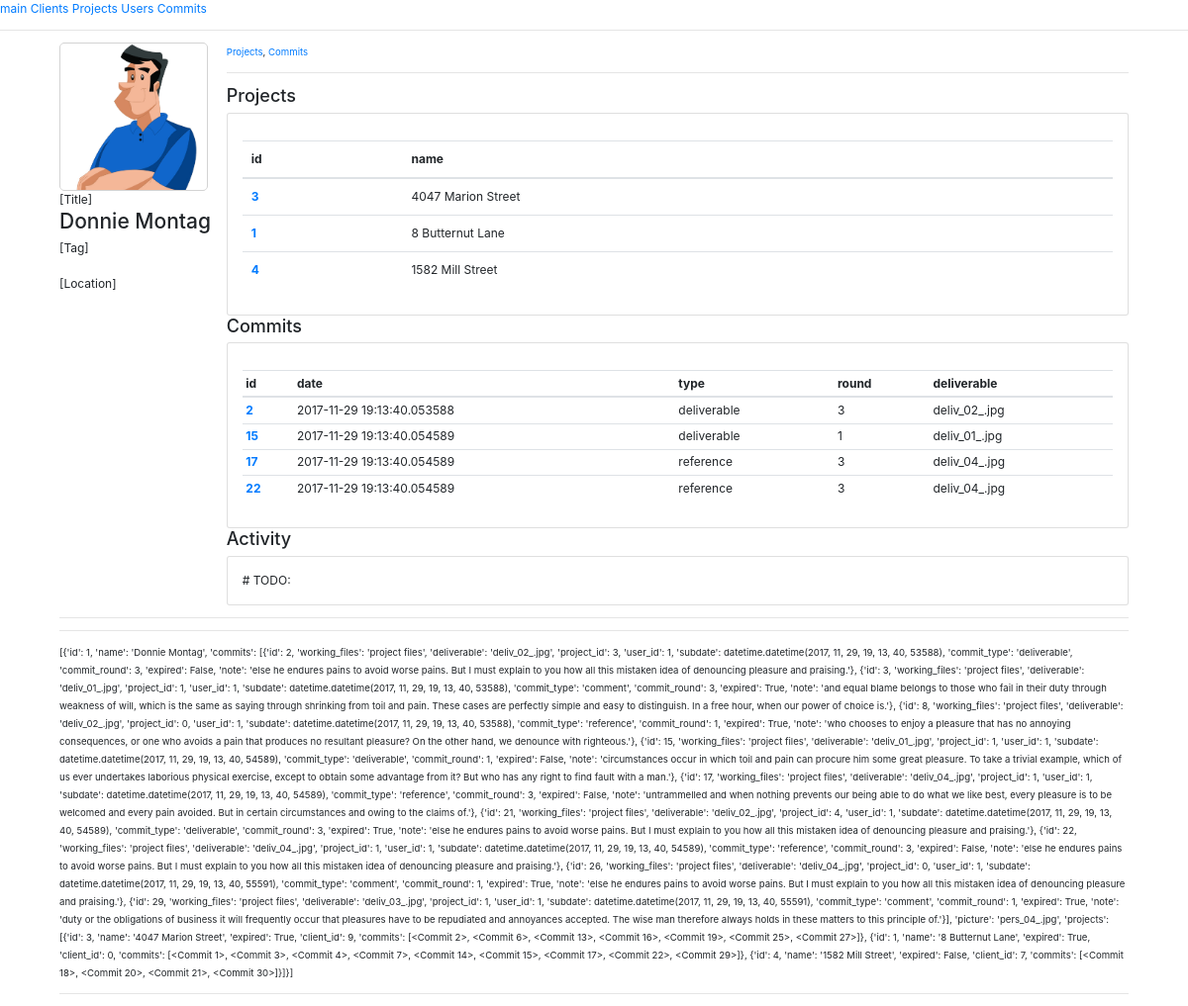
Page /user/1 on the committed database.
### app.py (models this page shows, shortened)
class User(db.Model):
    id = db.Column(db.Integer, primary_key=True)
    name = db.Column(db.String(80), nullable=False)
    picture = db.Column(db.String, default='default_user.jpg')
    commits = db.relationship('Commit',
        backref=db.backref('User', lazy=True))

class Project(db.Model):
    id = db.Column(db.Integer, primary_key=True)
    name = db.Column(db.String)
    expired = db.Column(db.Boolean, default=False)
    client_id = db.Column(db.Integer, db.ForeignKey('client.id'),
        nullable=False)
    commits = db.relationship('Commit',
        backref=db.backref('Project', lazy=True))

class Commit(db.Model):
    id = db.Column(db.Integer, primary_key=True)
    working_files = db.Column(db.String)
    deliverable = db.Column(db.String)
    subdate = db.Column(db.DateTime, default=datetime.datetime.utcnow)
    commit_type = db.Column(db.String)
    commit_round = db.Column(db.Integer, default=1)
    expired = db.Column(db.Boolean, default=False)
    note = db.Column(db.String)
    user_id = db.Column(db.Integer, db.ForeignKey('user.id'),
        nullable=False)
    project_id = db.Column(db.Integer, db.ForeignKey('project.id'),
        nullable=False)
    def __repr__(self):
        return '<Commit %r>' % self.id

### app.py (the view)
@app.route('/user/<int:id>')
def user(id):
    data = module.func.user_get(id)
    commits = []
    project_ids = []
    projects = []
    for commit in data[0]['commits']:
        raw_commit = Commit.query.filter_by(id=commit.id).first()
        commits.append(module.func.scheme_commit(raw_commit))
    data[0]['commits'] = commits
    for commit in data[0]['commits']:
        if commit['project_id'] not in project_ids:
            project_ids.append(commit['project_id'])
            raw_project = Project.query.filter_by(id=commit['project_id']).first()
            if raw_project != None:
                projects.append(module.func.scheme_project(raw_project))
    data[0]['projects'] = projects
    return render_template('user.html', data=data)

### module/func.py (called while the page is built)
def scheme_project(row):
    return {
        'id': row.id,
        'name': row.name,
        'expired': row.expired,
        'client_id': row.client_id,
        'commits': row.commits
    }

def scheme_user(row):
    return {
        'id': row.id,
        'name': row.name,
        'commits': row.commits,
        'picture': row.picture
    }

def scheme_commit(row):
    return {
        'id': row.id,
        'working_files': row.working_files,
        'deliverable': row.deliverable,
        'project_id': row.project_id,
        'user_id':row.user_id,
        'subdate': row.subdate,
        'commit_type': row.commit_type,
        'commit_round': row.commit_round,
        'expired': row.expired,
        'note': row.note
    }

def user_get(id):
    row = app.User.query.filter_by(id=id).first()
    if row != None:
        output = []
        x = scheme_user(row)
        output.append(x)
        return output
    return []

### templates/user.html
{% extends "base.html" %}
{% block content %}
<div style="display:flex">
    <div style="width: 200px;">
        <div style="border-color:lightgray;border-style: solid;border-width: 1px;border-radius: 5px;background-color: lightgray;width:150px; height:150px; overflow:hidden;">
            <img style="width: 150px; height: 150px;" src="{{ url_for('static', filename=data.0.picture) }}">
        </div>
        [Title]<br>
        <h3>{{data.0.name}}</h3>
        [Tag]
        <br>
        <br>
        [Location]
    </div>
    <div style="width:100%;">
        <small><a href="">Projects</a>, <a href="">Commits</a></small>
        <hr>
        <div>
            <h4>Projects</h4>
            <div class="card" style="width: 100%;">
                <div class="card-body">
                    <p class="card-text">
                       <table class="table table-hover">
                            <thead>
                                <tr>
                                <th scope="col">id</th>
                                <th scope="col">name</th>
                                </tr>
                            </thead>
                            <tbody>
                                    {% for project in data.0.projects %}
                                    <tr>
                                    <th scope="row"><a href="/project/{{project.id}}">{{project.id}}</a></th>
                                    <td>{{project.name}}</td>
                                    </tr>
                            {% endfor %}
                            </tbody>
                        </table>
                    </p>
                </div>
            </div>
        </div>
        <div>
            {% for column, value in data.0.items() %}
            {% if column == 'commits' %}
            {% if column|length > 0 %}
            <h4>Commits</h4>
            <div class="card" style="width: 100%;">
                <div class="card-body">
                    <p class="card-text">
                    <table class="table table-sm table-hover">
                            <thead>
                                <tr>
                                <th scope="col">id</th>
                                <th scope="col">date</th>
                                <th scope="col">type</th>
                                <th scope="col">round</th>
                                <th scope="col">deliverable</th>
                                </tr>
                            </thead>
                            <tbody>
                            {% for column, value in data.0.items() %}
                            {% if column == 'commits'%}
                            {% if column|length > 0 %}
                                {% for commit in value %}
                                {% if commit.expired == False %}
                                    <tr>
                                    <th scope="row"><a href="/commit/{{commit.id}}">{{commit.id}}</a></th>
                                    <td>{{commit.subdate}}</td>
                                    <td>{{commit.commit_type}}</td>
                                    <td>{{commit.commit_round}}</td>
                                    <td>{{commit.deliverable}}</td>
                                    </tr>
                                {% endif %}
                                {% endfor %}
                            {% endif %}
                            {% endif %}
                            {% endfor %}
                            </tbody>
                        </table>
                    </p>
                </div>
            </div>
            {% endif %}
            {% endif %}
            {% endfor %}
        </div>
        <div>
                <h4>Activity</h4>
                <div class="card" style="width: 100%;">
                    <div class="card-body">
                        <p class="card-text">
                            # TODO:
                        </p>
                    </div>
                </div>
            </div>
    </div>
</div>
<hr>
        <hr>
        <small>{{data}}</small>
{% endblock %}

### rows in the picture
User: picture (picture), name "Donnie Montag"
Project: id "3", name "4047 Marion Street"
Project: id "1", name "8 Butternut Lane"
Project: id "4", name "1582 Mill Street"
Commit: id "2", subdate "2017-11-29 19:13:40.053588", commit_type "deliverable", commit_round "3", deliverable "deliv_02_.jpg", id "[{'id': 1, 'name': 'Donnie Montag', 'commits': [{'id': 2, 'working_files': 'project files', 'deliverable': 'deliv_02_.jpg', 'project_id': 3, 'user_id': 1, 'subdate': datetime.datetime(2017, 11, 29, 19, 13, 40, 53588), 'commit_type': 'deliverable', 'commit_round': 3, 'expired': False, 'note': 'else he endures pains to avoid worse pains. But I must explain to you how all this mistaken idea of denouncing pleasure and praising.'}, {'id': 3, 'working_files': 'project files', 'deliverable': 'deliv_01_.jpg', 'project_id': 1, 'user_id': 1, 'subdate': datetime.datetime(2017, 11, 29, 19, 13, 40, 53588), 'commit_type': 'comment', 'commit_round': 3, 'expired': True, 'note': 'and equal blame belongs to…"
Commit: id "15", subdate "2017-11-29 19:13:40.054589", commit_type "deliverable", commit_round "1", deliverable "deliv_01_.jpg"
Commit: id "17", subdate "2017-11-29 19:13:40.054589", commit_type "reference", commit_round "3", deliverable "deliv_04_.jpg"
Commit: id "22", subdate "2017-11-29 19:13:40.054589", commit_type "reference", commit_round "3", deliverable "deliv_04_.jpg"
